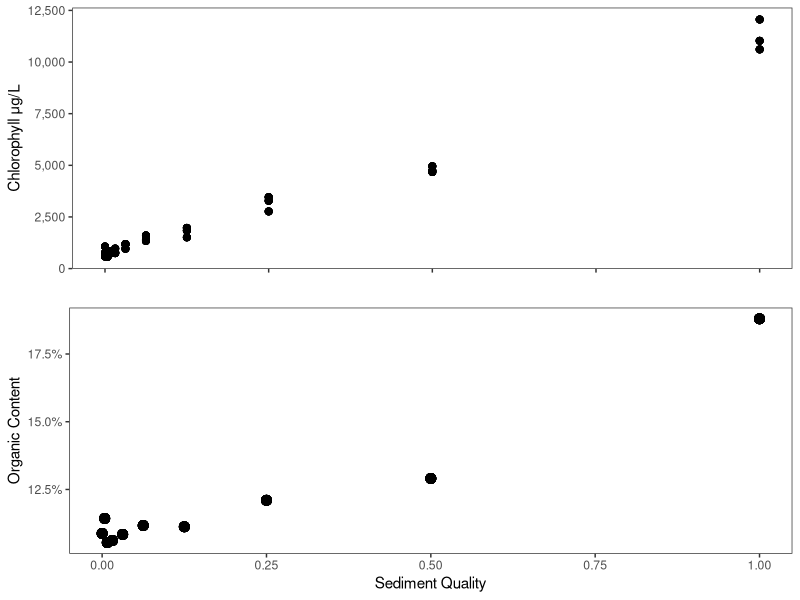
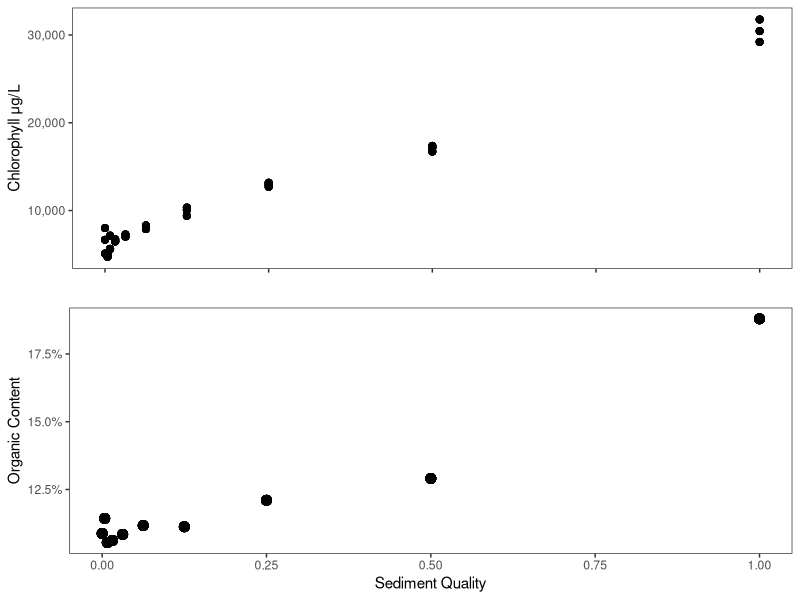
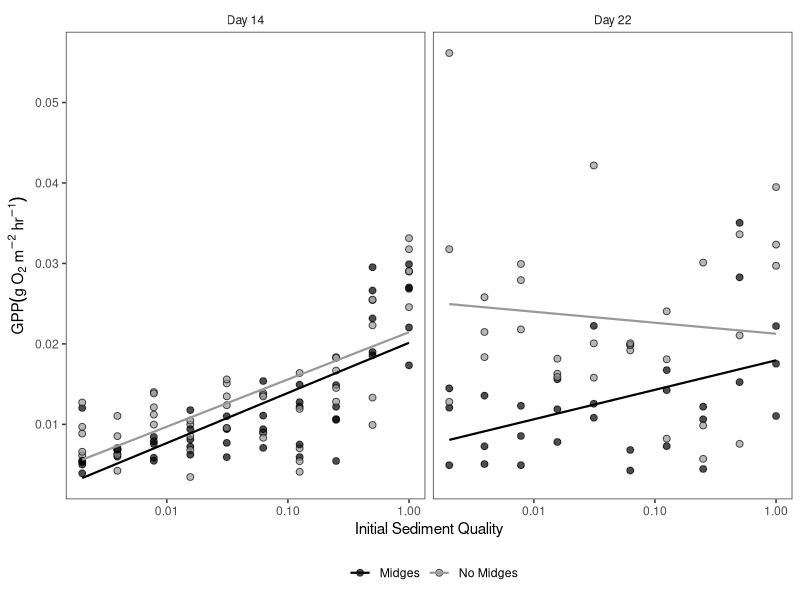
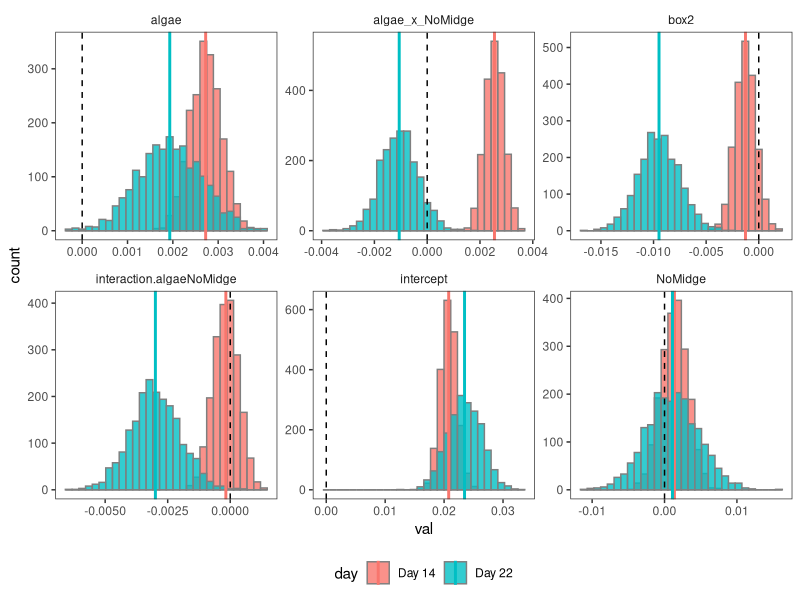
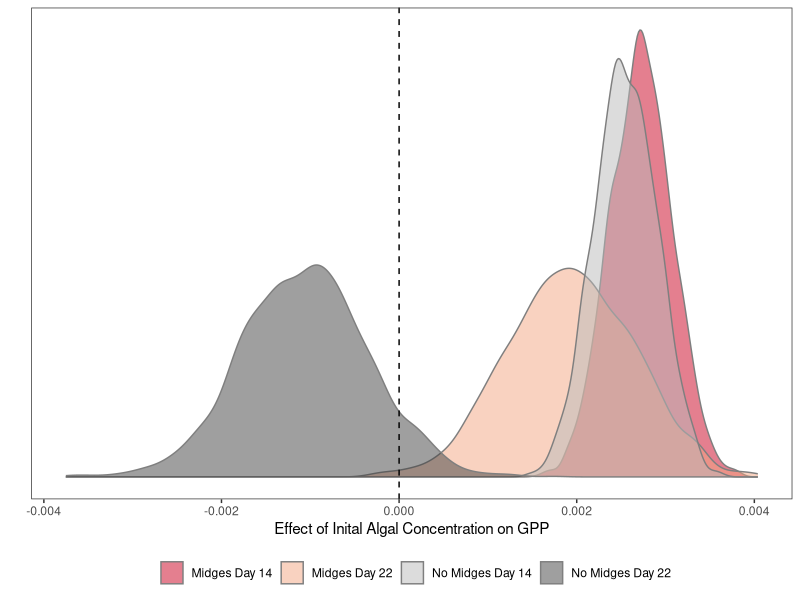
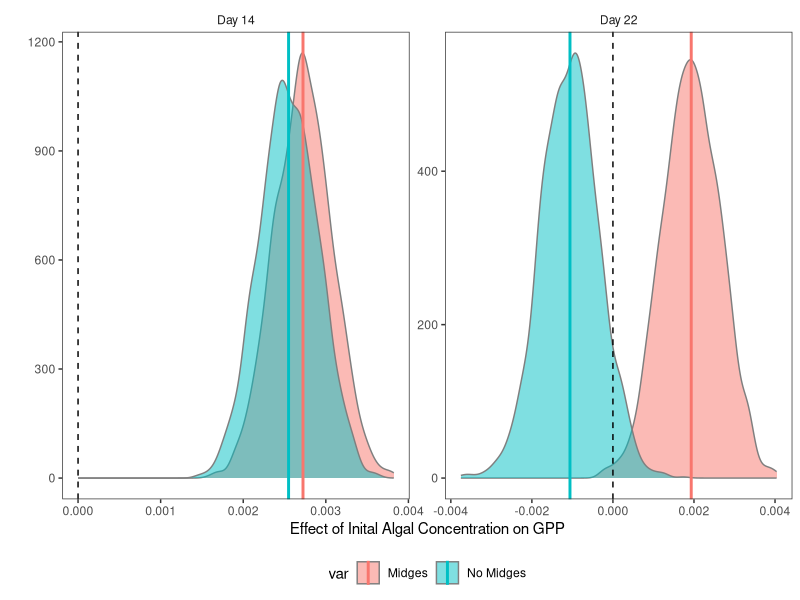
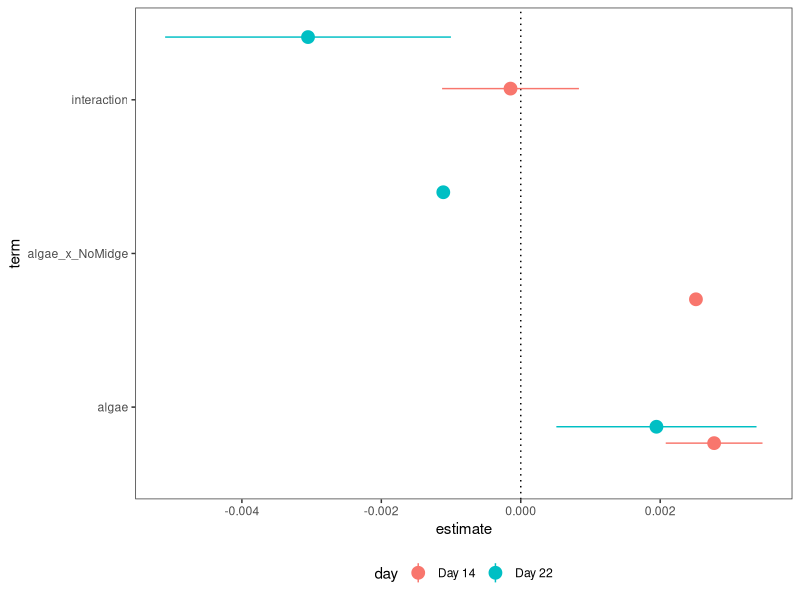
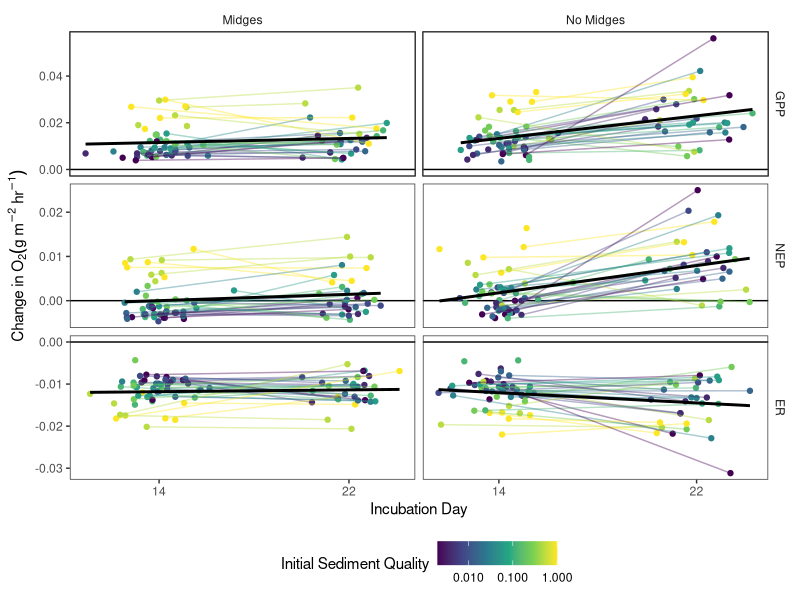

R code for these plots, in order: (Note: a time limit stopped this script after it produced the figures.)
#====Load Packages====
library(tidyverse)
library(lubridate)
library(viridis)
library(gridExtra)
library(lme4)
library(car)

#Define function to give NA if all NAs else give mean
meanna <- function(x){
  if(all(is.na(x))){
    NA
  }
  else{
    mean(x, na.rm = TRUE)
  }
}

#====set aesthetics====
theme_set(theme_bw()+
            theme(panel.grid = element_blank(),
                  strip.background = element_blank(),
                  legend.position = "bottom"))

#====Set Seed====
set.seed(12345)

#====read in files====

meta <- read_csv("clean data/MG_meta.csv") %>% 
  mutate(algae_conc2 = ifelse(algae_conc == 0, 2e-3, algae_conc)) #check
chl <- read_csv("clean data/MG_chl.csv")
om <- read_csv("clean data/MG_om.csv")
ndvi <- read_csv("clean data/MG_ndvi.csv")
ep_raw <- read_csv("clean data/MG_ep.csv")
cm_raw <- read_csv("clean data/MG_cm.csv")
cc_raw <- read_csv("clean data/MG_cc.csv")


#====Figure 1: Chorophyll and organic content in stock sediment====
omplot <- om %>% 
  left_join(meta) %>% 
  ggplot(aes(algae_conc, perc.org))+
  geom_point(size =3)+
  scale_y_continuous(labels = scales::percent_format())+
  labs(x = "Sediment Quality",
       y = "Organic Content")

#corrected for pheophytin
corrchlplot <- chl %>% 
  left_join(meta) %>% 
  ggplot(aes(x = algae_conc, y = chl))+
  geom_point(size = 2, alpha = 0.8)+
  scale_y_continuous(labels = scales::comma_format())+
  labs(x = "",
       y = "Chlorophyll \u03BCg/L") +  #\u03BC is the unicode for mu
  theme(axis.text.x = element_blank())

#uncorrected
uncorrchlplot <- chl %>% 
  left_join(meta) %>% 
  ggplot(aes(x = algae_conc, y = uncorr_chl))+
  geom_point(size = 2, alpha = 0.8)+
  scale_y_continuous(labels = scales::comma_format())+
  labs(x = "",
       y = "Chlorophyll \u03BCg/L") + #\u03BC is the unicode for mu
  theme(axis.text.x = element_blank())


grid.arrange(corrchlplot, omplot, nrow  = 2)
grid.arrange(uncorrchlplot, omplot, nrow  = 2)


#=====Question 1: Effects of Midges on Primary Producers=====
## Midge effect on production
nep <- ep_raw %>% 
  left_join(meta) %>% 
  mutate(coreid = as.character(coreid),
         box = as.character(box))

nep14 <- nep %>% 
  filter(day == 14)

g14log <- lm(gpp~log(algae_conc2)*midge+box, data = nep14) 
summary(g14log)
# plot(g14log)


nep22 <- nep %>% 
  filter(day == 22)

g22log <- lm(gpp~log(algae_conc2)*midge+box, data = nep22)
summary(g22log)
# plot(g22log)


#====Figure 2: GPP====
nep %>% 
  mutate(day = paste("Day", day)) %>% 
  ggplot(aes(x = algae_conc2, y = gpp, fill = midge))+
  facet_wrap(~day)+
  geom_point(size  = 2, alpha = 0.7, shape = 21)+
  geom_smooth(aes(color = midge), method = "lm", size = 0.75, se = FALSE)+
  scale_fill_manual(values = c("black", "gray60"))+
  scale_color_manual(values = c("black", "gray60"))+
  labs(x = "Initial Sediment Quality",
       y = expression(GPP(g~O[2]~m^{-2}~hr^{-1})),
       color = "",
       fill = "")+
  scale_x_log10()


#====Do the slopes differ between the two sample dates====

#parametric bootstrapping verison

#set number of bootstraps
nboot <- 2000

#define function for parametric bootstrapping
para.boot <- function(data1, data2, response.var, lm1, lm2, results, nboot){

    #define data frames for simulated data
    dat1 = data1
    dat2 = data2
    
    #perform bootstrap
    for(i in 1:nboot){
      #simulate results estimates for day 14
      dat1$response.var <- simulate(lm1)[[1]] #simulate data from model
      lm1boot <- update(lm1, response.var ~., data = dat1) #perform lm on simulated data
      
      #extract coefficients 
      results$intercept[i] = coef(summary(lm1boot))[1,"Estimate"]
      results$algae[i] = coef(summary(lm1boot))[2,"Estimate"]
      results$NoMidge[i] = coef(summary(lm1boot))[3,"Estimate"]
      results$box2[i] = coef(summary(lm1boot))[4,"Estimate"]
      results$interaction.algaeNoMidge[i] = coef(summary(lm1boot))[5,"Estimate"]
      
      #add coefficients from algae and its interaction with midges to estimate effect of algae conc on response in absence of midges
      results$algae_x_NoMidge[i] = results$algae[i] + results$interaction.algaeNoMidge[i]
      
      #perform same process for second lm==
      dat2$response.var <- simulate(lm2)[[1]] #simulate data from model
      lm2boot <- update(lm2, response.var~., data = dat2) # fit regression to simulated data
      
      #extract coefficients
      results$intercept[i + nboot] = coef(summary(lm2boot))[1,"Estimate"] 
      results$algae[i + nboot] = coef(summary(lm2boot))[2,"Estimate"]
      results$NoMidge[i + nboot] = coef(summary(lm2boot))[3,"Estimate"]
      results$box2[i + nboot] = coef(summary(lm2boot))[4,"Estimate"]
      results$interaction.algaeNoMidge[i + nboot] = coef(summary(lm2boot))[5,"Estimate"]
      
      #add coefficients from algae and no midge to estimate effect of algae conc on gpp in absence of midge
      results$algae_x_NoMidge[i + nboot] = results$algae[i + nboot] + results$interaction.algaeNoMidge[i + nboot]
      
    }
    return(results)
}


#generate data frame to put all the results
gboot1 <- data.frame(sim = rep(1:nboot, 2), 
                     intercept = NA, 
                     algae = NA, 
                     NoMidge = NA, 
                     box2 = NA, 
                     interaction.algaeNoMidge = NA,
                     algae_x_NoMidge = NA, 
                     day = rep(c("Day 14", "Day 22"), each = nboot))

#peform bootstrapping
gboot1 <- para.boot(data1 = nep14, data2 = nep22,
          response.var = "gpp",
          lm1 = g14log, lm2 = g22log,
          results = gboot1, nboot = nboot)



#plot all coefficients
gboot1 %>% 
  gather(var, val, -sim, -day) %>% 
  group_by(var, day) %>% 
  mutate(mean = mean(val)) %>% 
  ggplot(aes(val, fill = day))+
  geom_histogram(alpha = 0.8, color = "gray50", data = . %>% filter(day == "Day 14"))+
  geom_histogram(alpha = 0.8, color = "gray50", data =. %>% filter(day=="Day 22"))+
  facet_wrap(~var, scales = "free")+
  geom_vline(xintercept = 0, linetype = "dashed")+
  geom_vline(aes(xintercept = mean, col = day), size = 1)


gboot1 %>%
  select(algae, algae_x_NoMidge, day) %>%
  gather(var, val, -day) %>% 
  group_by(var, day) %>% 
  mutate(mean = mean(val),
         var = ifelse(var == 'algae_x_NoMidge', "No Midges", "Midges"),
         var = paste(var, day)) %>% 
  ggplot(aes(val, fill = var))+
  geom_density(alpha = 0.5, color = "gray50")+
  # geom_density(alpha = 0.5, color = "gray50", data =. %>% filter(day=="Day 22"))+
  geom_vline(xintercept = 0, linetype = "dashed")+
  labs(x = "Effect of Inital Algal Concentration on GPP",
       y = "",
       fill = "")+
  theme(axis.text.y = element_blank(),
        axis.ticks.y = element_blank())+
  scale_fill_brewer(palette = "RdGy")

gboot1 %>%
  select(algae, algae_x_NoMidge, day) %>%
  gather(var, val, -day) %>% 
  group_by(var, day) %>% 
  mutate(mean = mean(val),
         var = ifelse(var == 'algae_x_NoMidge', "No Midges", "Midges")) %>% 
  ggplot(aes(val, fill = var))+
  facet_wrap(~day, scales = "free")+
  geom_density(alpha = 0.5, color = "gray50", data = . %>% filter(var == "Midges"))+
  geom_density(alpha = 0.5, color = "gray50", data =. %>% filter(var == "No Midges"))+
  geom_vline(xintercept = 0, linetype = "dashed")+
  labs(x = "Effect of Inital Algal Concentration on GPP",
       y = "")+
  geom_vline(aes(xintercept = mean, col = var), size = 1)


##Delta Method Version

##NOT WORKING SOME PROBLEMS WITH DEFINITIONS

dmg <- data.frame(day = c("Day 14", "Day 22"), 
           #estimate for the slope of the effect of initial sediment quality on gpp with midges
           algae.estimate = c(coef(g14log)["log(algae_conc2)"], 
                              coef(g22log)["log(algae_conc2)"]), 
           #variance in that estimate
           algae.var = c(vcov(g14log)["log(algae_conc2)", "log(algae_conc2)"],
                         vcov(g22log)["log(algae_conc2)", "log(algae_conc2)"]), 
           #estimate for the interaction between midges and no midges
           interaction.estimate = c(coef(g14log)["log(algae_conc2):midgeNo Midges"],
                                    coef(g22log)["log(algae_conc2):midgeNo Midges"]),
           #variance in that estimate
           interaction.var = c(vcov(g14log)["log(algae_conc2):midgeNo Midges", "log(algae_conc2):midgeNo Midges"],
                               vcov(g22log)["log(algae_conc2):midgeNo Midges", "log(algae_conc2):midgeNo Midges"]), 
           #covariance between the two
           covar = c(vcov(g14log)["log(algae_conc2)", "log(algae_conc2):midgeNo Midges"],
                     vcov(g22log)["log(algae_conc2)", "log(algae_conc2):midgeNo Midges"]))


#not working because variance is being estimated as negative, which can't happen.
dmg <- dmg %>% 
  rowwise() %>% 
  mutate(algae_x_NoMidge = algae.estimate + interaction.estimate,
         algae_x_NoMidge.var = (algae.estimate^2)*algae.var + (interaction.estimate^2)*interaction.var + covar,
         algae.se = sqrt(algae.var),
         interaction.se = sqrt(interaction.var),
         algae_x_NoMidge.se = sqrt(algae_x_NoMidge.var))


dmg %>% 
  select(day, contains("estimate"), algae_x_NoMidge) %>% 
  gather(term, estimate, -day) %>% 
  mutate(term = str_remove(term, ".estimate")) %>% 
  left_join(dmg %>% 
              select(day, contains("se")) %>% 
              gather(term, se, -day) %>% 
              mutate(term = str_remove(term, ".se"))) %>% 
  ggplot(aes(x = term, y = estimate, col = day))+
  geom_hline(yintercept = 0, linetype = "dotted")+
  geom_point(position = position_jitter(width = 0.5, seed = 1), size = 4)+
  geom_pointrange(aes(ymin = estimate-2*se, ymax = estimate+2*se),  position = position_jitter(width = 0.5, seed = 1))+
  coord_flip()
  
#Statistics???
  

#fig 2 with error bars from bootstrapped models



#Supplemental Figure
nep %>% 
  gather(metabolism, value, resp, nep, gpp) %>% 
  mutate(day = day+rnorm(n(), 0.001), #add jitter
         metabolism = toupper(ifelse(metabolism == "resp", "er", metabolism)),
         metabolism = fct_reorder(metabolism, desc(value))) %>%  
  ggplot(aes(x = day, y = value, col = algae_conc2))+
  facet_grid(metabolism~midge, scales = "free")+
  geom_hline(yintercept = 0)+
  geom_point()+
  geom_line(aes( group = coreid), alpha = 0.4)+
  geom_smooth(method = "lm", col = "black", se = FALSE)+
  theme(legend.position = "bottom")+
  labs(y = expression("Change in" ~O[2] (g~m^{-2}~hr^{-1})),
       x = "Incubation Day",
       color = "Initial Sediment Quality")+
  scale_color_viridis_c(trans = "log10")+
  scale_x_continuous(breaks = c(14, 22))

nep %>% 
  mutate(day = paste("Day", day)) %>% 
  gather(metabolism, value, resp, nep, gpp) %>% 
  mutate(metabolism = toupper(metabolism),
         metabolism = ifelse(metabolism == "RESP", "ER", metabolism),
         metabolism = fct_reorder(metabolism, -value)) %>% 
  ggplot(aes(x = algae_conc2, y = value, fill = midge))+
  geom_hline(yintercept = 0, linetype = "dotted")+
  facet_grid(metabolism~day, scale = "free_y", switch = "y")+
  geom_point(size  = 2, alpha = 0.7, shape = 21)+
  geom_smooth(aes(color = midge), method = "lm", size = 0.75, se = FALSE)+
  scale_fill_manual(values = c("black", "gray60"))+
  scale_color_manual(values = c("black", "gray60"))+
  labs(x = "Initial Sediment Quality",
       y = expression(g~O[2]~m^{-2}~hr^{-1}),
       color = "",
       fill = "")+
  scale_x_log10()+
  theme(strip.placement = "outside")

nep %>% 
  ggplot(aes(x = -resp, y = gpp, col = algae_conc2))+
  geom_point()+
  facet_wrap(~day)+
  geom_abline(slope = 1)+
  coord_equal()

##Midge Effects on chlorophyll

#This is especially sloppy because I might remove all of this. 
lm(NDVI_R~log(algae_conc2)*midge+box, data = ndvi %>% left_join(meta) %>% filter(day ==14)) %>% summary()
lm(NDVI_R~log(algae_conc2)*midge+box, data = ndvi %>% left_join(meta) %>% filter(day ==22)) %>% summary()

ndvi %>% 
  left_join(meta) %>% 
  ggplot(aes(x = algae_conc2, y = NDVI_R, fill = midge))+
  geom_point(size = 2, shape = 21)+
  facet_wrap(~paste("Day", day))+
  # geom_smooth(aes(col = midge), method = "lm", se = FALSE)+
  scale_fill_manual(values = c("black", "gray60"))+
  scale_color_manual(values = c("black", "gray60"))+
  labs(x = "Initial Sediment Quality",
       y = "NDVI")+
  scale_x_log10()

#supplement
ndvi %>%
  mutate(coreid = as.character(coreid)) %>% 
  left_join(nep) %>% 
  ggplot(aes(x = gpp, y = NDVI_R, col = algae_conc2))+
  geom_point()+
  facet_grid(midge~day)+
  geom_smooth(method = "lm", se = FALSE, col = "black", size = 0.7)+
  scale_color_viridis_c(trans = "log10")+
  labs(x = expression(GPP~(g^{2}~O[2]~m^{-2}~hr^{-1})),
       y = "NDVI",
       color = "Initial Sediment Quality")

ndvi %>% 
  left_join(meta) %>% 
  ggplot(aes(x = factor(day), y = NDVI_R, col = algae_conc2, group = factor(algae_conc)))+
  geom_jitter(width = 0.2)+
  facet_wrap(~midge)+
  geom_smooth(method = "lm", se = FALSE, size = 0.7)+
  scale_color_viridis_c(trans = "log10")+
  labs(x = "Day",
       y = "NDVI",
       color = "Initial Sediment Quality")



#====Question 2: Sediment Effects on Midges =====
##====Q2.1: Number of Midges Present====
cc <- cc_raw %>% 
  left_join(meta) %>% 
  mutate(coreid = as.character(coreid),
         box = as.character(box))

cc14 <- cc %>% 
  filter(day == 14)

nm14log <- glm(live_tt~log(algae_conc2)*midge+box, 
               data = cc14,
               family = quasipoisson())

summary(nm14log)
# plot(nm14log)

cc22 <- cc %>% 
  filter(day == 22)

nm22log <- glm(live_tt~log(algae_conc2)*midge+box, 
               data = cc22,
               family = quasipoisson())

summary(nm22log)
# plot(nm22log)

#====Figure 3: Number of Midges====
cc %>% 
  left_join(nep) %>% 
  filter(day %in% c(14, 22)) %>% 
  mutate(day = paste("Day", day)) %>% 
  ggplot(aes(x = algae_conc2, y = live_tt, fill = gpp))+
  facet_grid(midge~day, scales = "free")+
  geom_jitter(shape = 21, size = 2, alpha = 0.6, width = 0.0005, height = 0.3)+
  geom_smooth(method = "lm", se = FALSE, size = 0.6, col = "black")+
  scale_fill_viridis_c()+
  labs(y = "Live Tanytarsini",
       x = "Initial Sediment Quality",
       fill = expression(GPP(g~O[2]~m^{-2}~hr^{-1})~" "))+
  scale_x_log10()

cc %>% 
  left_join(nep) %>% 
  filter(day %in% c(14, 22)) %>% 
  mutate(day = paste("Day", day)) %>% 
  ggplot(aes(x = algae_conc2, y = live_tt, col = gpp, shape = day, linetype = day))+
  facet_wrap(~midge, scales = "free")+
  geom_jitter(size = 2, alpha = 0.6, width = 0.0005, height = 0.3)+
  geom_smooth(method = "lm", se = FALSE, size = 0.6, col = "black")+
  scale_color_viridis_c(trans = "log10")+
  scale_shape_manual(values = c(21,16))+
  scale_linetype_manual(values = c("dashed", "solid"))+
  labs(y = "Live Tanytarsini",
       x = "Initial Sediment Quality",
       fill = expression(GPP(g~O[2]~m^{-2}~hr^{-1})~" "))+
  scale_x_log10()+
  lims(y = c(0, NA))

#====Q2.1.a Bootstrapping Coefficients====
#generate data frame to put all the results
nmboot <- data.frame(sim = rep(1:nboot, 2), 
                     intercept = NA, 
                     algae = NA, 
                     NoMidge = NA, 
                     box2 = NA, 
                     interaction.algaeNoMidge = NA,
                     algae_x_NoMidge = NA, 
                     day = rep(c("Day 14", "Day 22"), each = nboot))

#unable to bootstrap quasi-models. The estimates should be the same if I use family = nonquasi, so we'll do that
nm142 <- update(nm14log, .~., family = poisson())
nm222 <- update(nm22log, .~., family = poisson())


#peform bootstrapping
nmboot <- para.boot(data1 = cc14, data2 = cc22, 
          response.var = "live_tt", 
          lm1 = nm142, lm2 = nm222, 
          results = nmboot, nboot = nboot)


#plot all coefficients
nmboot %>% 
  gather(var, val, -sim, -day) %>% 
  group_by(var, day) %>% 
  mutate(mean = mean(val)) %>% 
  ggplot(aes(val, fill = day))+
  geom_histogram(alpha = 0.8, color = "gray50", data = . %>% filter(day == "Day 14"))+
  geom_histogram(alpha = 0.8, color = "gray50", data =. %>% filter(day=="Day 22"))+
  facet_wrap(~var, scales = "free")+
  geom_vline(xintercept = 0, linetype = "dashed")+
  geom_vline(aes(xintercept = mean, col = day), size = 1)


nmboot %>%
  select(algae, algae_x_NoMidge, day) %>%
  gather(var, val, -day) %>% 
  group_by(var, day) %>% 
  mutate(mean = mean(val),
         var = ifelse(var == 'algae_x_NoMidge', "No Midges", "Midges")) %>% 
  ggplot(aes(val, fill = day))+
  facet_wrap(~var, scales = "free")+
  geom_density(alpha = 0.5, color = "gray50", data = . %>% filter(day == "Day 14"))+
  geom_density(alpha = 0.5, color = "gray50", data =. %>% filter(day=="Day 22"))+
  geom_vline(xintercept = 0, linetype = "dashed")+
  labs(x = "Effect of Inital Algal Concentration on Number of Live Midges",
       y = "")+
  geom_vline(aes(xintercept = mean, col = day), size = 1)


nmboot %>%
  select(algae, algae_x_NoMidge, day) %>%
  gather(var, val, -day) %>% 
  group_by(var, day) %>% 
  mutate(mean = mean(val),
         var = ifelse(var == 'algae_x_NoMidge', "No Midges", "Midges")) %>% 
  ggplot(aes(val, fill = var))+
  facet_wrap(~day, scales = "free")+
  geom_density(alpha = 0.5, color = "gray50", data = . %>% filter(var == "Midges"))+
  geom_density(alpha = 0.5, color = "gray50", data =. %>% filter(var == "No Midges"))+
  geom_vline(xintercept = 0, linetype = "dashed")+
  labs(x = "Effect of Inital Algal Concentration on Number of Live Midges",
       y = "")+
  geom_vline(aes(xintercept = mean, col = var), size = 1)



##====Q2.2: Midge Development====
cm <- cm_raw %>% 
  left_join(meta) %>% 
  mutate(coreid = as.character(coreid),
         box = as.character(box),
         body_size = body_size/1000) #convert from um to mm


#find starting midge stages
startingprop <- {cm %>% 
    #only tanytarsini
  filter(species_name == "tt") %>% 
  #set 1 if instar>2
  mutate(instar = ifelse(instar=="3"|instar=="4", 1, 0)) %>% 
  group_by(coreid, day, algae_conc, instar, midge) %>% 
  #count number of greater than 2nd instar
  summarise(count = n()) %>% 
  group_by(coreid) %>% 
  #get proportion within a mesocosm
  mutate(prop  = count/sum(count),
         live_tt = sum(count)) %>% 
  filter(instar == 1, 
         is.na(algae_conc))}$prop


p3 <- cm %>% 
  filter(species_name == "tt") %>% 
  mutate(instar = ifelse(instar=="3"|instar=="4", 1, 0)) %>% 
  group_by(coreid, day, algae_conc, algae_conc2, instar, midge, box) %>% 
  summarise(count = n()) %>% 
  group_by(coreid) %>% 
  mutate(prop  = count/sum(count),
         live_tt = sum(count)) %>% 
  filter(instar == 1)

#====Figure 4: Instar====
p3 %>% 
  filter(!is.na(algae_conc)) %>% 
  mutate(day = paste("Day", day)) %>% 
  ggplot(aes(y = prop, x = algae_conc2, fill = live_tt))+
  geom_point(shape = 21, size = 2, alpha = 0.7)+
  geom_hline(yintercept = startingprop)+
  facet_grid(midge~day)+
  scale_fill_viridis_c(option = "plasma")+
  lims(y = c(0,1))+
  labs(x = expression(GPP~(g^{2}~O[2]~m^{-2}~hr^{-1})),
       y = "Proportion of Larval Midges\n3rd instar or higher",
       fill = "Number of Larvae")+
  theme(legend.position = "bottom")+
  scale_x_log10()

#subset for day 14
p314 <- p3 %>% 
  filter(day == 14)

prop14log <- glm(prop~log(algae_conc2)*midge+box, 
                 data = p314, 
                 family = quasibinomial())

summary(prop14log)
# plot(prop14log)

#subset for day 22
p322 <- p3 %>% 
  filter(day == 22)

prop22log <- glm(prop~log(algae_conc2)*midge+box, 
                 data = p322, 
                 family = quasibinomial())
summary(prop22log)
# plot(prop22log)

#====Q2.2 Bootstrap====

##PROBLEMS!!!

#generate data frame to put all the results
propboot <- data.frame(sim = rep(1:nboot, 2), 
                     intercept = NA, 
                     algae = NA, 
                     NoMidge = NA, 
                     box2 = NA, 
                     interaction.algaeNoMidge = NA,
                     algae_x_NoMidge = NA, 
                     day = rep(c("Day 14", "Day 22"), each = nboot))

#update quasi-models
prop142 <- update(prop14log, .~., family = binomial())
prop222 <- update(prop22log, .~., family = binomial())

#peform bootstrapping
propboot <- para.boot(data1 = p314, data2 = p322, 
          response.var = "prop", 
          lm1 = prop142, lm2 = prop222, 
          results = propboot, nboot = nboot)


#plot all coefficients
propboot %>% 
  gather(var, val, -sim, -day) %>% 
  group_by(var, day) %>% 
  mutate(mean = mean(val)) %>% 
  ggplot(aes(val, fill = day))+
  geom_histogram(alpha = 0.8, color = "gray50", data = . %>% filter(day == "Day 14"))+
  geom_histogram(alpha = 0.8, color = "gray50", data =. %>% filter(day=="Day 22"))+
  facet_wrap(~var, scales = "free")+
  geom_vline(xintercept = 0, linetype = "dashed")+
  geom_vline(aes(xintercept = mean, col = day), size = 1)


propboot %>%
  select(algae, algae_x_NoMidge, day) %>%
  gather(var, val, -day) %>% 
  group_by(var, day) %>% 
  mutate(mean = mean(val),
         var = ifelse(var == 'algae_x_NoMidge', "No Midges", "Midges")) %>% 
  ggplot(aes(val, fill = day))+
  facet_wrap(~var, scales = "free")+
  geom_density(alpha = 0.5, color = "gray50", data = . %>% filter(day == "Day 14"))+
  geom_density(alpha = 0.5, color = "gray50", data =. %>% filter(day=="Day 22"))+
  geom_vline(xintercept = 0, linetype = "dashed")+
  labs(x = "Effect of Inital Algal Concentration on GPP",
       y = "")+
  geom_vline(aes(xintercept = mean, col = day), size = 1)


propboot %>%
  select(algae, algae_x_NoMidge, day) %>%
  gather(var, val, -day) %>% 
  group_by(var, day) %>% 
  mutate(mean = mean(val),
         var = ifelse(var == 'algae_x_NoMidge', "No Midges", "Midges")) %>% 
  ggplot(aes(val, fill = var))+
  facet_wrap(~day, scales = "free")+
  geom_density(alpha = 0.5, color = "gray50", data = . %>% filter(var == "Midges"))+
  geom_density(alpha = 0.5, color = "gray50", data =. %>% filter(var == "No Midges"))+
  geom_vline(xintercept = 0, linetype = "dashed")+
  labs(x = "Effect of Inital Algal Concentration on GPP",
       y = "")+
  geom_vline(aes(xintercept = mean, col = var), size = 1)



##====Q2.3: Midge Length====
#subset to 3rd instar tanytarsini and to not include the stocked midges
l3 <- cm %>% 
  filter(instar == 3,
         day!=0)

#subset day 14
l314 <- l3 %>% 
  filter(day == 14)

bl14log <- lmer(body_size~log(algae_conc2)*midge+box+
                  (1|coreid), 
                data = l314) 

summary(bl14log)
# plot(bl14log)

Anova(bl14log, type = "3", test.statistic = "F")
Anova(bl14log, type = "2", test.statistic = "F")

#subset day 22
l322 <- l3 %>% 
  filter(day == 22)

bl22log <- lmer(body_size~log(algae_conc2)*midge+box +
                  (1|coreid), 
                data = l322)
summary(bl22log)
# plot(bl22log)

Anova(bl22log, type = "3", test.statistic = "F")
Anova(bl22log, type = "2", test.statistic = "F")


#====Figure 5: Body Length====
l3 %>% 
  left_join(nep) %>%
  mutate(day = paste("Day", day)) %>% 
  ggplot(aes(x = algae_conc2, y = body_size, fill = gpp))+
  facet_grid(midge~day, scales = "free_x")+
  geom_point(alpha = 0.2, shape = 21, size = 2)+
  geom_smooth(method = "lm", se = FALSE, color = "black", size = 0.7)+
  scale_fill_viridis_c()+
  labs(x = "Initial Sediment Conditions",
       y = "Body Length of \nThird Instar Tanytarsini (mm)",
       fill = expression(GPP~(g^{2}~O[2]~m^{-2}~hr^{-1})~" "))+
  theme(legend.position = "bottom")+
  scale_x_log10()


#====Q2.3a: Bootstrap====
#generate data frame to put all the results
blboot <- data.frame(sim = rep(1:nboot, 2), 
                     intercept = NA, 
                     algae = NA, 
                     NoMidge = NA, 
                     box2 = NA, 
                     interaction.algaeNoMidge = NA,
                     algae_x_NoMidge = NA, 
                     day = rep(c("Day 14", "Day 22"), each = nboot))

#peform bootstrapping
blboot <- para.boot(data1 = l314 %>% filter(!is.na(body_size)), data2 = l322 %>% filter(!is.na(body_size)), 
          response.var = "live_tt", 
          lm1 = bl14log, lm2 = bl22log, 
          results = blboot, nboot = nboot)


#plot all coefficients
blboot %>% 
  gather(var, val, -sim, -day) %>% 
  group_by(var, day) %>% 
  mutate(mean = mean(val)) %>% 
  ggplot(aes(val, fill = day))+
  geom_histogram(alpha = 0.8, color = "gray50", data = . %>% filter(day == "Day 14"))+
  geom_histogram(alpha = 0.8, color = "gray50", data =. %>% filter(day=="Day 22"))+
  facet_wrap(~var, scales = "free")+
  geom_vline(xintercept = 0, linetype = "dashed")+
  geom_vline(aes(xintercept = mean, col = day), size = 1)


blboot %>%
  select(algae, algae_x_NoMidge, day) %>%
  gather(var, val, -day) %>% 
  group_by(var, day) %>% 
  mutate(mean = mean(val),
         var = ifelse(var == 'algae_x_NoMidge', "No Midges", "Midges")) %>% 
  ggplot(aes(val, fill = day))+
  facet_wrap(~var, scales = "free")+
  geom_density(alpha = 0.5, color = "gray50", data = . %>% filter(day == "Day 14"))+
  geom_density(alpha = 0.5, color = "gray50", data =. %>% filter(day=="Day 22"))+
  geom_vline(xintercept = 0, linetype = "dashed")+
  labs(x = "Effect of Inital Algal Concentration on Body Length",
       y = "")+
  geom_vline(aes(xintercept = mean, col = day), size = 1)


blboot %>%
  select(algae, algae_x_NoMidge, day) %>%
  gather(var, val, -day) %>% 
  group_by(var, day) %>% 
  mutate(mean = mean(val),
         var = ifelse(var == 'algae_x_NoMidge', "No Midges", "Midges")) %>% 
  ggplot(aes(val, fill = var))+
  facet_wrap(~day, scales = "free")+
  geom_density(alpha = 0.5, color = "gray50", data = . %>% filter(var == "Midges"))+
  geom_density(alpha = 0.5, color = "gray50", data =. %>% filter(var == "No Midges"))+
  geom_vline(xintercept = 0, linetype = "dashed")+
  labs(x = "Effect of Inital Algal Concentration on Body Length",
       y = "")+
  geom_vline(aes(xintercept = mean, col = var), size = 1)




##====Q2.3b Midge Length Alternate====
#3rd instars averaged
bl14log2 <- lm(body_size~log(algae_conc2)*midge+box,
               weights = live_tt,
                data = l314 %>% 
                  group_by(algae_conc2, midge, box) %>% 
                summarise(body_size = meanna(body_size)) %>% 
                 left_join(cc)) 

summary(bl14log2)
plot(bl14log2)


bl22log2 <- lm(body_size~log(algae_conc2)*midge+box, 
               weights = live_tt,
                data = l322 %>% 
                 group_by(algae_conc2, midge, box) %>% 
                 summarise(body_size = meanna(body_size)) %>% 
                 left_join(cc))
summary(bl22log2)
plot(bl22log2)


l3 %>% 
  left_join(nep) %>%
  group_by(coreid, gpp, algae_conc2, day, midge) %>% 
  summarise(bs_se = sd(body_size, na.rm = TRUE), 
            body_size = meanna(body_size)) %>% 
  mutate(day = paste("Day", day)) %>% 
  ggplot(aes(x = algae_conc2, y = body_size, fill = gpp))+
  facet_grid(midge~day, scales = "free_x")+
  geom_point(alpha = 0.7, shape = 21, size = 2)+
  geom_errorbar(aes(ymin = body_size-bs_se, ymax = body_size + bs_se), 
                col = "black", width = 0)+
  geom_smooth(method = "lm", se = FALSE, color = "black", size = 0.7)+
  scale_fill_viridis_c()+
  labs(x = "Initial Sediment Conditions",
       y = "Body Length of \nThird Instar Tanytarsini (mm)",
       fill = expression(GPP~(g^{2}~O[2]~m^{-2}~hr^{-1})~" "))+
  theme(legend.position = "bottom")+
  scale_x_log10()

#body size for all instars averaged
bl14log3 <- lm(body_size~log(algae_conc2)*midge+box, 
               weights = live_tt,
               data = cm %>% 
                 filter(day == 14) %>% 
                 group_by(algae_conc2, midge, box) %>% 
                 summarise(body_size = meanna(body_size)) %>% 
                 left_join(cc)) 

summary(bl14log3)
plot(bl14log3) 


bl22log3 <- lm(body_size~log(algae_conc2)*midge+box, 
               weights = live_tt,
               data = cm %>% 
                 filter(day == 22) %>% 
                 group_by(algae_conc2, midge, box) %>% 
                 summarise(body_size = meanna(body_size)) %>% 
                 left_join(cc))
summary(bl22log3)
plot(bl22log3)

cm %>% 
  filter(day!=0) %>% 
  left_join(nep) %>%
  group_by(coreid, gpp, algae_conc2, day, midge) %>% 
  summarise(bs_se = sd(body_size, na.rm = TRUE), 
            body_size = meanna(body_size)) %>% 
  mutate(day = paste("Day", day)) %>% 
  ggplot(aes(x = algae_conc2, y = body_size, fill = gpp))+
  facet_grid(midge~day, scales = "free_x")+
  geom_point(alpha = 0.7, shape = 21, size = 2)+
  geom_errorbar(aes(ymin = body_size-bs_se, ymax = body_size + bs_se), 
                col = "black", width = 0)+
  geom_smooth(method = "lm", se = FALSE, color = "black", size = 0.7)+
  scale_fill_viridis_c()+
  labs(x = "Initial Sediment Conditions",
       y = "Body Length of \nThird Instar Tanytarsini (mm)",
       fill = expression(GPP~(g^{2}~O[2]~m^{-2}~hr^{-1})~" "))+
  theme(legend.position = "bottom")+
  scale_x_log10()

#Separating midge no midge
lm(body_size~log(algae_conc2)*day+box, 
   weights = live_tt,
   data = cm %>% 
     filter(midge == "Midges") %>% 
     group_by(algae_conc2, midge, box) %>% 
     summarise(body_size = meanna(body_size)) %>% 
     left_join(cc)) %>% summary()

lm(body_size~log(algae_conc2)*day+box, 
   weights = live_tt,
   data = cm %>% 
     filter(midge == "No Midges") %>% 
     group_by(algae_conc2, midge, box) %>% 
     summarise(body_size = meanna(body_size)) %>% 
     left_join(cc)) %>% summary()




##====Q2 SUPPLEMENT1 : Did midges increase in body length?====
growth <- lm(body_size~day, data = cm %>% filter(species_name == "tt"))
summary(growth)
plot(growth)

growth3 <- lm(body_size~day*factor(instar), data = cm %>% filter(species_name == "tt"))
summary(growth3)
plot(growth3)

cm %>% group_by(day) %>% 
  summarise(mean = mean(body_size, na.rm = TRUE),
            se = sd(body_size, na.rm = TRUE)) %>% 
  mutate(xmin = day-2,
         xmax = day+2,
         ymin = mean-se,
         ymax = mean+se) %>% 
  ggplot(aes(x = day, y = mean))+
  geom_rect(aes(xmin = xmin, xmax = xmax, ymin = ymin, ymax = ymax), alpha = 0.5)+
  geom_jitter(aes(y = body_size, col = factor(instar)), width = 2, height = 0, alpha = 0.5, data = cm %>% filter(species_name == "tt", !is.na(instar)))+
  geom_smooth(aes(y = body_size), size = 0.7, color = "red", method = "lm", se = FALSE, data = cm)+
  geom_segment(aes(yend = mean, x = xmin, xend = xmax), size = 1, col = "blue")+
  geom_text(y = 5.5, x = 0, label = paste0("y = ", round(coef(growth)[2], 2), "x + ", round(coef(growth)[1], 2), "\n R2 = ", round(summary(growth)$r.squared, 2)))+
  labs(x = "Day",
       y = "Tanytarsini Length (mm)",
       color = "Instar")

growth4 <- lm(weight(body_size)~day, data = cm %>% filter(species_name == "tt"))
summary(growth4)
plot(growth4)


#====Q2.4: Midge Movement====
mmv1 <- glm(live_tt~log(algae_conc2)*factor(day) + box, 
    data = cc %>% filter(midge=="No Midges"), 
    family = quasipoisson())
summary(mmv1)

# mmv2 <- glm(live_tt~log(gpp)*factor(day) + box, 
#             data = cc %>% filter(midge=="No Midges") %>% left_join(nep), 
#             family = quasipoisson())
# summary(mmv2)
# 
# 
# anova(mmv1, mmv2)

#====Question 3: How Much do midges rely on algae?====
#convert midges to biomass following Lindegaard and Jonasson 1979
#AFDW in mg^(1/3) = 0.0442 + 0.0879 * length in mm 
weight <- function(l){
  (0.442 + 0.0879 * l )^3 
}


#calculate carbon using Amanda's Isotope Data
dwc = 0.5 #plae holder


#increment Summation method to estimate production 
incsumprod <- function(n1, n2, wt1, wt2, deltaT){
  g = wt2-wt1 #individual growth
  Nbar = (n1 + n2)/2 #Average abundance
  intp = Nbar*g #production over the interval
  Pd = intp/deltaT #daily production
  list(g = g, Nbar = Nbar, intp = intp, Pd = Pd)
}

#Calculate standard errors on midge productivity

#step 1: calculate partial derivatives for delta method
deriv(~((n1+n2)/2)*(wt2-wt1)/deltaT,
      c("n1", "wt2", "wt1")) #we assume perfect knowledge of nt and t
#step 2:  
#Delta method to propogate error:
#Sy = sqrt((dy/dx)^2*s^2x + (dz/dx)^2*s^2z + .... + cov)
prodse <- function(n1, n2, wt1, wt2, deltaT, n1se, w1se, w2se){
  expr2 = (n1+n2)/2
  expr3 = wt2-wt1
  expr9 = expr2/deltaT
  dn1 = 1/2*expr3/deltaT
  dw2 = expr9
  dw1 = expr9
  P.se = sqrt(dw2^2*w2se^2 + dw1^2*w2se^2)
  return(P.se)
}



#calculate midge productivity
midgeprod <- cm %>% 
  left_join(cc) %>% 
  filter(species_name == "tt",
         day!=0) %>% 
  group_by(coreid) %>% 
  mutate(w = weight(body_size)) %>% #estimate dry mass
  group_by(coreid, day, box, algae_conc) %>% 
  summarise(wt = meanna(w), #average biomass of a midge (mg)
            nt = unique(live_tt), #number of individuals in the mesocosm
            wt.se = sd(w, na.rm = TRUE)/sqrt(nt)) %>% 
  # combine with initial values
  bind_cols(cm %>% 
              filter(species_name == "tt",
                     day == 0) %>% 
              group_by(coreid) %>% 
              add_count() %>% 
              mutate(w = weight(body_size),
                     c = w*dwc,
                     live_tt = n) %>%
              ungroup %>% 
              group_by(sampledate) %>%
              summarise(n= n(),
                        wt1 = mean(w), #weight at t = 0
                        n1 = mean(live_tt), #number at t = 0
                        wt1.se = sd(w)/sqrt(n),
                        nt1.se = sd(live_tt)/sqrt(3)) %>% 
              select(-sampledate)) %>% 
  ungroup %>% 
  mutate(Pd = incsumprod(n1 = n1, n2 = nt, wt1 = wt1, wt2 = wt, deltaT = day)$Pd, #production in mg,
         g = incsumprod(n1 = n1, n2 = nt, wt1 = wt1, wt2 = wt, deltaT = day)$g,
         Pd.se = prodse(n1 = n1, n2 = nt, wt1 = wt1, wt2 = wt, deltaT = day, n1se = nt1.se, w1se = wt1.se, w2se = wt.se),
         Pdc.se = Pd.se*dwc*1000,
         Pdc = Pd*dwc*1000) #convert from weight to c (mg) then convert to micrograms 
 



#compare measurements of growth (lm) to these estimates
midgeprod %>% 
  group_by(day) %>% 
  mutate(meanw = mean((wt-wt1)/day)) %>% 
  ggplot(aes((wt-wt1)/day, fill = factor(day)))+
  geom_histogram(bins = 15, alpha = 0.7)+
  geom_vline(xintercept = 0, linetype = "dotted")+
  geom_vline(xintercept = coef(growth4)[2], linetype = "dashed")+
  geom_vline(aes(xintercept = meanw, col = factor(day)))

##Estimate daily production of primary producers in C
#converting g O2--> C
#1:1 molar mass
12/32

pq <- 0.375

#calculate area of mesocosm
mesor <- 15 #mm
area <- mesor^2*pi #mm^2

#calculate algal productivity
algaeprod <- nep %>%
  mutate(gpp_c = gpp*pq, #g m^-2 h^-1
         #multiply by 1e6 to convert g to ug and divide by 1e6 to get mm^-2 multiply by 24 to get hourly 
         gpp_cm = gpp_c*area, #hourly primary production of C (micrograms) in a mesocosm
         resp_cm = resp*pq*area, #hourly respiration
         nep_cm = nep*pq*area, #hourly nep 
         net_daily = 18*nep_cm + 6*resp_cm, #nep over course of day
         gpp_daily = 18*gpp_cm, #daily GPP
         resp_daily = 24*resp_cm) #daily respiration


apm <- algaeprod %>% 
  filter(midge == "Midges")

#Set values for transfer efficiencies
AEa = 1 #arbitrary value set for the assimilation of fixed carbon by algae
NPEm = 0.54 #Net Production efficiency for T. gracilentus at Myvatn Lindegaard 1994
FA = 1 #Fraction of assimilated material in midge attributed to algae
AEm = c(0.1, 0.5, 1) #Assimilation efficiency


#Im = (Pm*FA)/(NPE*AE), Where Im = ingestion by midges, Pm = midge productivity, FA = Fraction of algae assimilated, NPE = Net production efficiency, AE = assimilation efficiency
#when Im = Pa, Where Pa = algal productivity 
#Pa/(Pm*FA) = NPE*AE

#confirming the slope = NPE*AE
data.frame(GPP = 0:max(apm$gpp_daily)) %>% 
  crossing(AE = c(0.1, 0.5, 1)) %>%
  mutate( NPP = GPP*AEa,
          Pdc = (NPP*NPEm*AE)/FA) %>% 
  lm(Pdc~0+NPP:factor(AE), data = .)



#====Figure 6: Midge productivity and primary production=====
#combine estimates of midge production with algae production
production <- midgeprod %>%  
  full_join(algaeprod %>% 
              group_by(coreid, algae_conc2, midge) %>% 
              # select(-day) %>% 
              mutate(NPP = gpp_daily*AEa,
                     NPP.mean = meanna(NPP)) %>% #multiply GPP by AEa (the efficiency at which algae convert fixed carbon into new biomass)
              summarise(NPP.sd = sd(NPP),
                        NPP = meanna(NPP))) #average by day


#slopes and lines for I/P figure
IPs = data.frame(AEm = AEm, 
                 NPEm = NPEm, 
                 x = max(production$NPP)+5,
                 slope = AEm*NPEm,
                 label = paste("AE[m]==", format(AEm, nsmall = 1)),
                 label2 = "I[m]/P[a] == 1") %>% 
  mutate(y = x*NPEm*AEm)


production %>% 
  mutate(Pdc = ifelse(is.na(Pdc), 0, Pdc),
         Pdc.se = ifelse(is.na(Pdc), 0, Pdc.se)) %>% 
  ggplot(aes(x = NPP, y = Pdc))+
  facet_wrap(~midge)+
  geom_hline(yintercept = 0, linetype = "dashed")+
  geom_errorbar(aes(ymin = Pdc-Pdc.se, ymax = Pdc+Pdc.se, color = algae_conc))+
  geom_point(aes(color = algae_conc, shape = factor(day)), fill = "white")+
  geom_segment(aes(x = 0, y = 0, xend = max(production$NPP)+5, yend =  slope * (max(production$NPP)+5)), data = IPs)+
  geom_text(aes(x = x, y = y, label = label), parse = TRUE, hjust = 0, vjust = 1, color = "black", data = IPs)+
  geom_text(aes(x = x, y = y, label = label2), parse = TRUE, hjust = 0,vjust = 0, color = "black", data = IPs)+
  labs(x = expression("Algal Productivity \u03BCg C "~d^{-1}),
       y = expression("Midge Productivity \u03BCg C "~d^{-1}),
       color = "Initial Sediment Quality",
       shape = "Day")+
  scale_color_gradient(low = "goldenrod2", high = "darkgreen")+
  scale_shape_manual(values = c(21, 16))+
  lims(x = c(0, 200),
       y = c(NA, 100))+
  coord_equal()+
  guides(colour = guide_colourbar(title.position="top", title.hjust = 0.5),
         shape = guide_legend(title.position="top", title.hjust = 0.5))


production %>% 
  mutate(growth = g*dwc*1000,
         gd = growth/day) %>% 
  # filter(midge == "Midges") %>% 
  # lm(gd~NPP, data = .) %>% summary()
  ggplot(aes(x = NPP, y = gd))+
  geom_point()+
  facet_wrap(~midge)+
  geom_smooth(method = "lm")+
  geom_hline(yintercept = 0)


midgeprod %>% 
  mutate(growth = g*dwc*1000,
         gd = growth/day) %>% 
  left_join(algaeprod %>% 
              select(coreid, algae_conc2, midge, day, gpp_daily) %>% 
              group_by(coreid, algae_conc2) %>% 
              mutate(NPP = gpp_daily*AEa,
                     day = paste0("NPP_", day)) %>%
              select(-gpp_daily) %>% 
              spread(day, NPP) %>% 
              rowwise() %>% 
              mutate(NPP = meanna(c(NPP_14, NPP_22)), 
                     deltaNPP = NPP_22-NPP_14)) %>% 
  filter(!is.na(NPP_22)) %>% 
  ggplot(aes(x = gd, y = deltaNPP))+
  facet_wrap(~midge, scales = "free")+
  geom_point()

#in progress: looking at changes from first incubation to second 
cm %>% 
  left_join(cc) %>% 
  filter(species_name == "tt",
         day!=22) %>% 
  group_by(coreid) %>% 
  mutate(w = weight(body_size)) %>% #estimate dry mass
  group_by(coreid, day, box, algae_conc) %>% 
  summarise(wt = meanna(w), #average biomass of a midge (mg)
            nt = unique(live_tt), #number of individuals in the mesocosm
            wt.se = sd(w, na.rm = TRUE)/sqrt(nt)) %>% 
  # combine with initial values
  bind_cols(cm %>% 
              left_join(cc) %>% 
              filter(species_name == "tt",
                     day == 14) %>% 
              mutate(w = weight(body_size),
                     c = w*dwc) %>%
              group_by(algae_conc, midge) %>%
              summarise(samps = n_distinct(coreid),
                        n= unique(live_tt),
                        wt1 = meanna(w), #weight at t = 0
                        n1 = meanna(n), #number at t = 0
                        wt1.se = sd(w)/sqrt(n),
                        nt1.se = sd(n)/sqrt(samps)) %>% 
              select(-sampledate)) %>% 
  ungroup %>% 
  mutate(Pd = incsumprod(n1 = n1, n2 = nt, wt1 = wt1, wt2 = wt, deltaT = day)$Pd, #production in mg,
         g = incsumprod(n1 = n1, n2 = nt, wt1 = wt1, wt2 = wt, deltaT = day)$g,
         Pd.se = prodse(n1 = n1, n2 = nt, wt1 = wt1, wt2 = wt, deltaT = day, n1se = nt1.se, w1se = wt1.se, w2se = wt.se),
         Pdc.se = Pd.se*dwc*1000,
         Pdc = Pd*dwc*1000) #convert from weight to c (mg) then convert to micrograms 



midgeprod %>% 
  left_join(algaeprod %>% 
              select(coreid, algae_conc2, day, gpp_daily) %>% 
              group_by(coreid, algae_conc2) %>% 
              mutate(NPP = gpp_daily*AEa,
                     day = paste0("NPP_", day)) %>%
              select(-gpp_daily) %>% 
              spread(day, NPP) %>% 
              rowwise() %>% 
              mutate(NPP = meanna(c(NPP_14, NPP_22)))) %>% 
  ggplot(aes(y = Pdc, x = NPP))+
  geom_errorbar(aes(xmin = NPP_14, xmax = NPP_22, col = algae_conc2))+
  geom_errorbar(aes(ymin = Pdc-Pdc.se, ymax = Pdc.se+Pdc, col = algae_conc2))+
  geom_hline(yintercept = 0, linetype = "dashed")+
  geom_point(aes(col = algae_conc2))+
  geom_segment(aes(x = 0, y = 0, xend = max(production$NPP)+5, yend =  slope * (max(production$NPP)+5)), data = IPs)+
  labs(x = expression("Algal Productivity \u03BCg C "~d^{-1}),
       y = expression("Midge Productivity \u03BCg C "~d^{-1}),
       color = "Initial Sediment Quality",
       shape = "Day")+
  scale_color_gradient(low = "goldenrod2", high = "darkgreen", trans = "log10")+
  scale_fill_gradient(low = "goldenrod2", high = "darkgreen", trans = "log10", guide = FALSE)+
  facet_wrap(~day)+
  coord_equal()+
  guides(colour = guide_colourbar(title.position="top", title.hjust = 0.5),
         shape = guide_legend(title.position="top", title.hjust = 0.5))



#What is the AE if they only eat algae??
prodmod1 <- lm(Pdc~NPP, 
              data = production)

coef(prodmod1)[2]/NPEm

prodmod2<- lm(Pdc~NPP, 
               weights = 1/Pdc.se^2,
               data = production)
coef(prodmod2)[2]/NPEm

prodmod3 <- lm(Pdc~NPP:factor(day), 
   data = production)

coef(prodmod3)[2]/NPEm
coef(prodmod3)[3]/NPEm

prodmod4 <- lm(Pdc~NPP:factor(day), 
               weights = 1/Pdc.se^2,
               data = production)

coef(prodmod4)[2]/NPEm
coef(prodmod4)[3]/NPEm


production %>% 
  mutate(lower = Pdc-2*Pdc.se) %>% 
  filter(lower/(NPEm*1)>NPP)

#====Q3: Supplement====
# using day of incubation
sim%>% 
  ggplot(aes(x = NPP, y = Pdc))+
  facet_wrap(~paste("AEm = ", AE), ncol = 5)+
  stat_contour(aes(z = ip2, fill = ip2, linetype = factor(..level..)), col = "black", binwidth = 0.25, show.legend = FALSE)+
  geom_hline(yintercept = 0, col = "black")+
  #add points of observed values
  geom_point(aes(shape = as.character(day), col = algae_conc), alpha = 0.7, fill = "black", 
             data = midgeprod %>%  
               left_join(algaeprod %>% 
                           mutate(NPP = gpp_daily*AEa)))+
  geom_errorbar(aes(ymin = Pdc-Pdc.se, ymax = Pdc+Pdc.se, col = algae_conc), width = 0,
                data = midgeprod %>%
                  left_join(algaeprod %>%
                              mutate(NPP = gpp_daily*AEa,
                                     ip2 = NA)))+
  labs(x = expression("Algal Productivity \u03BCg C "~d^{-1}),
       y = expression("Midge Productivity \u03BCg C "~d^{-1}),
       fill = expression(I[m]/P[a]),
       color = "Initial Sediment Quality",
       shape = "Day")+
  scale_color_viridis_c()+
  # theme(legend.position = "right")+
  scale_linetype_manual(values = c("dotted", "dashed", "solid"))


#same plot but using only gpp values from day 14
sim%>% 
  ggplot(aes(x = NPP, y = Pdc, fill = ip2))+
  facet_wrap(~paste("AEm = ", AE), ncol = 5)+
  stat_contour(aes(z = ip2, linetype = factor(..level..)), col = "black", binwidth = 0.25, show.legend = FALSE)+
  geom_hline(yintercept = 0, col = "black")+
  #add points of observed values
  geom_point(aes(shape = as.character(day), col = algae_conc), alpha = 0.7, fill = "black", 
             data = midgeprod %>%  
               left_join(algaeprod %>% filter(day != 22) %>% select(-day) %>% 
                           mutate(NPP = gpp_daily*AEa)))+
  labs(x = expression("Algal Productivity \u03BCg C "~d^{-1}),
       y = expression("Midge Productivity \u03BCg C "~d^{-1}),
       fill = expression(I[m]/P[a]),
       color = "Initial Sediment Quality",
       shape = "Day")+
  scale_color_viridis_c()+
  # theme(legend.position = "right")+
  scale_linetype_manual(values = c("dotted", "dashed", "solid"))
